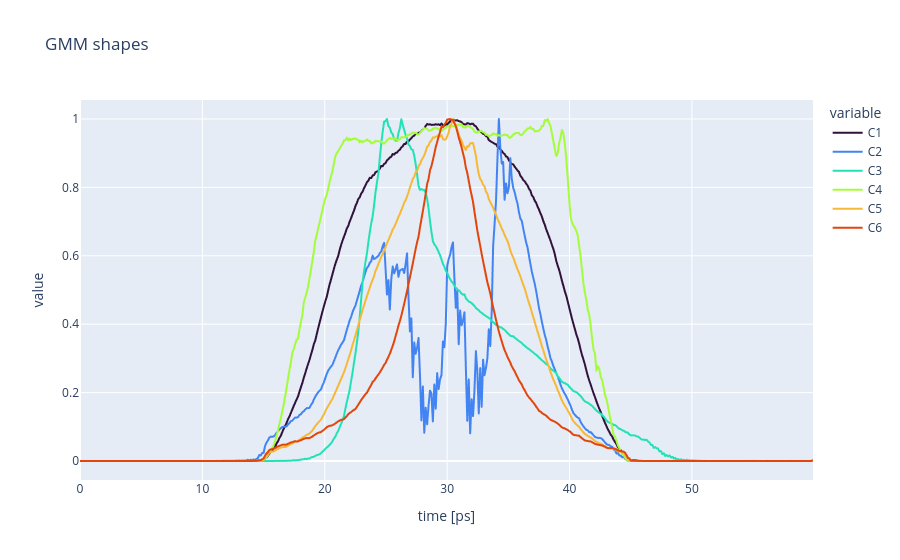

Notebook cell for this chart:
### Code cell
mean_shapes_df = np.load(f"{data_dir}/shape_cluser_means.npz")
mean_shapes_df = pd.DataFrame(
    mean_shapes_df["shapes"].T,
    columns=mean_shapes_df["labels"],
    index=mean_shapes_df["time"],
)
mean_shapes_df.index.name = "time [ps]"
fig = px.line(
    mean_shapes_df,
    y=mean_shapes_df.columns,
    title="GMM shapes",
)
for trace, c in zip(fig.data, cmap(len(fig.data))):
    trace.line.color = c
fig.show()

### Figure 1 — Plotly figure (JSON) as saved in the notebook; plotly's stock layout.template omitted (floating-point values rounded to 4 significant figures; data arrays with more than 128 entries replaced by an {"elided": "..."} marker saying what was removed)
{"data": [{"hovertemplate": "variable=C1<br>time [ps]=%{x}<br>value=%{y}<extra></extra>", "legendgroup": "C1", "line": {"color": "rgb(48, 18, 59)", "dash": "solid"}, "marker": {"symbol": "circle"}, "mode": "lines", "name": "C1", "showlegend": true, "type": "scattergl", "x": {"elided": "512 float values"}, "xaxis": "x", "y": {"elided": "512 float values"}, "yaxis": "y"}, {"hovertemplate": "variable=C2<br>time [ps]=%{x}<br>value=%{y}<extra></extra>", "legendgroup": "C2", "line": {"color": "rgb(66, 132, 242)", "dash": "solid"}, "marker": {"symbol": "circle"}, "mode": "lines", "name": "C2", "showlegend": true, "type": "scattergl", "x": {"elided": "512 float values"}, "xaxis": "x", "y": {"elided": "512 float values"}, "yaxis": "y"}, {"hovertemplate": "variable=C3<br>time [ps]=%{x}<br>value=%{y}<extra></extra>", "legendgroup": "C3", "line": {"color": "rgb(33, 226, 181)", "dash": "solid"}, "marker": {"symbol": "circle"}, "mode": "lines", "name": "C3", "showlegend": true, "type": "scattergl", "x": {"elided": "512 float values"}, "xaxis": "x", "y": {"elided": "512 float values"}, "yaxis": "y"}, {"hovertemplate": "variable=C4<br>time [ps]=%{x}<br>value=%{y}<extra></extra>", "legendgroup": "C4", "line": {"color": "rgb(164, 252, 59)", "dash": "solid"}, "marker": {"symbol": "circle"}, "mode": "lines", "name": "C4", "showlegend": true, "type": "scattergl", "x": {"elided": "512 float values"}, "xaxis": "x", "y": {"elided": "512 float values"}, "yaxis": "y"}, {"hovertemplate": "variable=C5<br>time [ps]=%{x}<br>value=%{y}<extra></extra>", "legendgroup": "C5", "line": {"color": "rgb(247, 184, 54)", "dash": "solid"}, "marker": {"symbol": "circle"}, "mode": "lines", "name": "C5", "showlegend": true, "type": "scattergl", "x": {"elided": "512 float values"}, "xaxis": "x", "y": {"elided": "512 float values"}, "yaxis": "y"}, {"hovertemplate": "variable=C6<br>time [ps]=%{x}<br>value=%{y}<extra></extra>", "legendgroup": "C6", "line": {"color": "rgb(226, 70, 11)", "dash": "solid"}, "marker": {"symbol": "circle"}, "mode": "lines", "name": "C6", "showlegend": true, "type": "scattergl", "x": {"elided": "512 float values"}, "xaxis": "x", "y": {"elided": "512 float values"}, "yaxis": "y"}], "layout": {"legend": {"title": {"text": "variable"}, "tracegroupgap": 0}, "title": {"text": "GMM shapes"}, "xaxis": {"anchor": "y", "domain": [0, 1], "title": {"text": "time [ps]"}}, "yaxis": {"anchor": "x", "domain": [0, 1], "title": {"text": "value"}}}}
